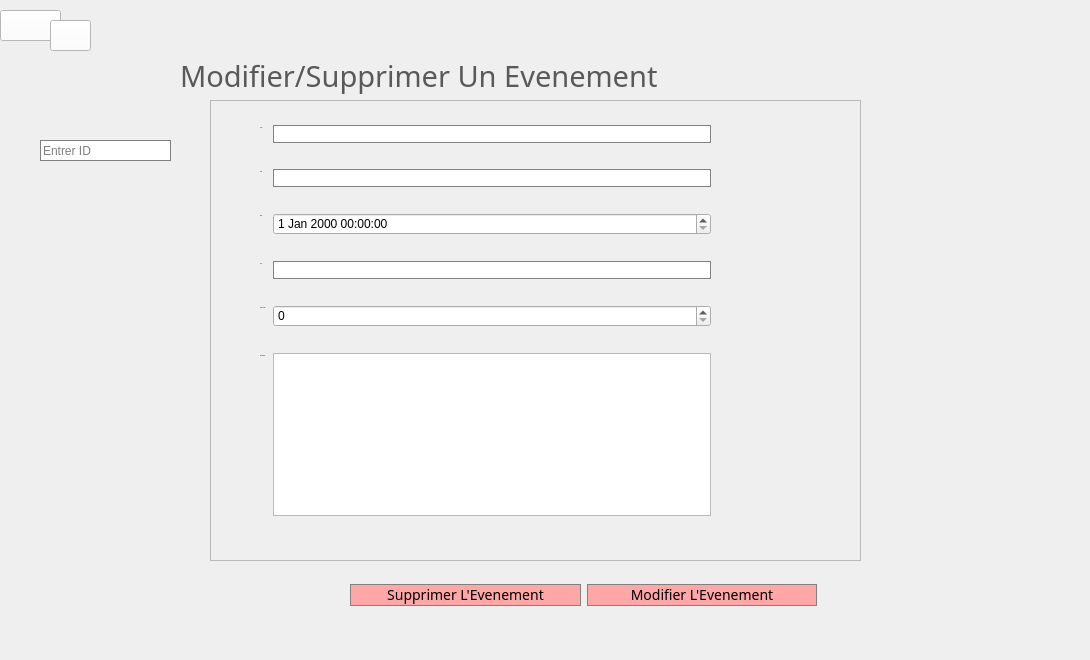
      <widget class="QWidget" name="tab_10">
       <attribute name="title">
        <string>Modifier Un Evenement</string>
       </attribute>
       <widget class="QWidget" name="horizontalLayoutWidget">
        <property name="geometry">
         <rect>
          <x>350</x>
          <y>540</y>
          <width>467</width>
          <height>111</height>
         </rect>
        </property>
        <layout class="QHBoxLayout" name="horizontalLayout">
         <item>
          <widget class="QPushButton" name="Bouton_Supprimer_Page3">
           <property name="font">
            <font>
             <family>Century Gothic</family>
             <pointsize>12</pointsize>
             <weight>50</weight>
             <italic>false</italic>
             <bold>false</bold>
             <underline>false</underline>
            </font>
           </property>
           <property name="styleSheet">
            <string notr="true">QPushButton { 
background-color:	rgb(255, 167, 167);
font-size: 14px;
	font: 12pt &quot;Century Gothic&quot;;
border: 1px solid grey;
 }



</string>
           </property>
           <property name="text">
            <string>Supprimer L'Evenement</string>
           </property>
          </widget>
         </item>
         <item>
          <widget class="QPushButton" name="Bouton_Modifier_Page3">
           <property name="font">
            <font>
             <family>Century Gothic</family>
             <pointsize>12</pointsize>
             <weight>50</weight>
             <italic>false</italic>
             <bold>false</bold>
             <underline>false</underline>
            </font>
           </property>
           <property name="styleSheet">
            <string notr="true">QPushButton { 
background-color:	rgb(255, 167, 167);
font-size: 14px;
	font: 12pt &quot;Century Gothic&quot;;
border: 1px solid grey;
 }



</string>
           </property>
           <property name="text">
            <string>Modifier L'Evenement</string>
           </property>
          </widget>
         </item>
        </layout>
       </widget>
       <widget class="QFrame" name="frame_3">
        <property name="geometry">
         <rect>
          <x>210</x>
          <y>100</y>
          <width>651</width>
          <height>461</height>
         </rect>
        </property>
        <property name="styleSheet">
         <string notr="true">QLineEdit {  
border: 0.5px solid grey;
background-color:white;
}</string>
        </property>
        <property name="frameShape">
         <enum>QFrame::StyledPanel</enum>
        </property>
        <property name="frameShadow">
         <enum>QFrame::Raised</enum>
        </property>
        <widget class="QWidget" name="formLayoutWidget_2">
         <property name="geometry">
          <rect>
           <x>50</x>
           <y>25</y>
           <width>451</width>
           <height>411</height>
          </rect>
         </property>
         <layout class="QFormLayout" name="formLayout_3">
          <item row="0" column="0">
           <widget class="QLabel" name="label_50">
            <property name="font">
             <font>
              <family>Century Gothic</family>
              <pointsize>-1</pointsize>
             </font>
            </property>
            <property name="styleSheet">
             <string notr="true">label
{
font-size:15px;

}</string>
            </property>
            <property name="text">
             <string>Nom</string>
            </property>
           </widget>
          </item>
          <item row="0" column="1">
           <widget class="QLineEdit" name="Nom_3">
            <property name="styleSheet">
             <string notr="true">QLineEdit
{
border-radius:15px;
background-color:white;
}</string>
            </property>
           </widget>
          </item>
          <item row="1" column="1">
           <widget class="QLabel" name="erreur_nom2">
            <property name="styleSheet">
             <string notr="true">color:red;
font: 6pt &quot;Century Gothic&quot;;
</string>
            </property>
            <property name="text">
             <string/>
            </property>
           </widget>
          </item>
          <item row="2" column="0">
           <widget class="QLabel" name="label_51">
            <property name="font">
             <font>
              <family>Century Gothic</family>
              <pointsize>-1</pointsize>
             </font>
            </property>
            <property name="text">
             <string>Type</string>
            </property>
           </widget>
          </item>
          <item row="2" column="1">
           <widget class="QLineEdit" name="Type_3">
            <property name="styleSheet">
             <string notr="true">QLineEdit
{
border-radius:15px;
background-color:white;
}</string>
            </property>
           </widget>
          </item>
          <item row="3" column="1">
           <widget class="QLabel" name="erreur_prenom2">
            <property name="styleSheet">
             <string notr="true">color:red;
font: 6pt &quot;Century Gothic&quot;;
</string>
            </property>
            <property name="text">
             <string/>
            </property>
           </widget>
          </item>
          <item row="4" column="0">
           <widget class="QLabel" name="label_52">
            <property name="font">
             <font>
              <family>Century Gothic</family>
              <pointsize>-1</pointsize>
             </font>
            </property>
            <property name="text">
             <string>Date</string>
            </property>
           </widget>
          </item>
          <item row="5" column="1">
           <widget class="QLabel" name="erreur_date2">
            <property name="styleSheet">
             <string notr="true">color:red;
font: 6pt &quot;Century Gothic&quot;;
</string>
            </property>
            <property name="text">
             <string/>
            </property>
           </widget>
          </item>
          <item row="6" column="0">
           <widget class="QLabel" name="label_53">
            <property name="font">
             <font>
              <family>Century Gothic</family>
              <pointsize>-1</pointsize>
             </font>
            </property>
            <property name="text">
             <string>Ville</string>
            </property>
           </widget>
          </item>
          <item row="6" column="1">
           <widget class="QLineEdit" name="Ville_3">
            <property name="styleSheet">
             <string notr="true">QLineEdit
{
border-radius:15px;
background-color:white;
}</string>
            </property>
           </widget>
          </item>
          <item row="7" column="1">
           <widget class="QLabel" name="erreur_ville2">
            <property name="styleSheet">
             <string notr="true">color:red;
font: 6pt &quot;Century Gothic&quot;;
</string>
            </property>
            <property name="text">
             <string/>
            </property>
           </widget>
          </item>
          <item row="8" column="0">
           <widget class="QLabel" name="label_54">
            <property name="font">
             <font>
              <family>Century Gothic</family>
              <pointsize>-1</pointsize>
             </font>
            </property>
            <property name="text">
             <string>Code Postal</string>
            </property>
           </widget>
          </item>
          <item row="8" column="1">
           <widget class="QSpinBox" name="Code_Postal_3">
            <property name="maximum">
             <number>9999</number>
            </property>
           </widget>
          </item>
          <item row="10" column="0">
           <widget class="QLabel" name="label_55">
            <property name="font">
             <font>
              <family>Century Gothic</family>
              <pointsize>-1</pointsize>
             </font>
            </property>
            <property name="text">
             <string>Description</string>
            </property>
           </widget>
          </item>
          <item row="10" column="1">
           <widget class="QTextEdit" name="Description_3"/>
          </item>
          <item row="9" column="1">
           <widget class="QLabel" name="erreur_code2">
            <property name="styleSheet">
             <string notr="true">color:red;
font: 6pt &quot;Century Gothic&quot;;
</string>
            </property>
            <property name="text">
             <string/>
            </property>
           </widget>
          </item>
          <item row="11" column="1">
           <widget class="QLabel" name="erreur_description2">
            <property name="styleSheet">
             <string notr="true">color:red;
font: 6pt &quot;Century Gothic&quot;;
</string>
            </property>
            <property name="text">
             <string/>
            </property>
           </widget>
          </item>
          <item row="4" column="1">
           <widget class="QDateTimeEdit" name="Date_3"/>
          </item>
         </layout>
        </widget>
       </widget>
       <widget class="QLabel" name="label_56">
        <property name="geometry">
         <rect>
          <x>180</x>
          <y>40</y>
          <width>901</width>
          <height>71</height>
         </rect>
        </property>
        <property name="font">
         <font>
          <family>Century Gothic</family>
          <pointsize>22</pointsize>
          <weight>9</weight>
          <italic>false</italic>
          <bold>false</bold>
         </font>
        </property>
        <property name="styleSheet">
         <string notr="true">color:rgb(89, 89, 89);
font: 75 22pt &quot;Century Gothic&quot;;</string>
        </property>
        <property name="text">
         <string>Modifier/Supprimer Un Evenement</string>
        </property>
       </widget>
       <widget class="QPushButton" name="Modifier_Supprimer_Event_HOME">
        <property name="geometry">
         <rect>
          <x>0</x>
          <y>10</y>
          <width>61</width>
          <height>31</height>
         </rect>
        </property>
        <property name="styleSheet">
         <string notr="true">background-color:white;</string>
        </property>
        <property name="text">
         <string/>
        </property>
        <property name="icon">
         <iconset resource="ressources.qrc">
          <normaloff>:/icons/icons/accueil.png</normaloff>:/icons/icons/accueil.png</iconset>
        </property>
        <property name="iconSize">
         <size>
          <width>30</width>
          <height>30</height>
         </size>
        </property>
       </widget>
       <widget class="QPushButton" name="pushButton_17">
        <property name="geometry">
         <rect>
          <x>50</x>
          <y>20</y>
          <width>41</width>
          <height>31</height>
         </rect>
        </property>
        <property name="styleSheet">
         <string notr="true">background-color:white;</string>
        </property>
        <property name="text">
         <string/>
        </property>
        <property name="icon">
         <iconset resource="ressources.qrc">
          <normaloff>:/icons/icons/parametres.png</normaloff>:/icons/icons/parametres.png</iconset>
        </property>
        <property name="iconSize">
         <size>
          <width>25</width>
          <height>25</height>
         </size>
        </property>
       </widget>
       <widget class="QLineEdit" name="line_id">
        <property name="geometry">
         <rect>
          <x>40</x>
          <y>140</y>
          <width>131</width>
          <height>21</height>
         </rect>
        </property>
        <property name="styleSheet">
         <string notr="true">QLineEdit {  
border: 0.5px solid grey;
background-color:white;
}</string>
        </property>
        <property name="placeholderText">
         <string>Entrer ID</string>
        </property>
       </widget>
      </widget>
